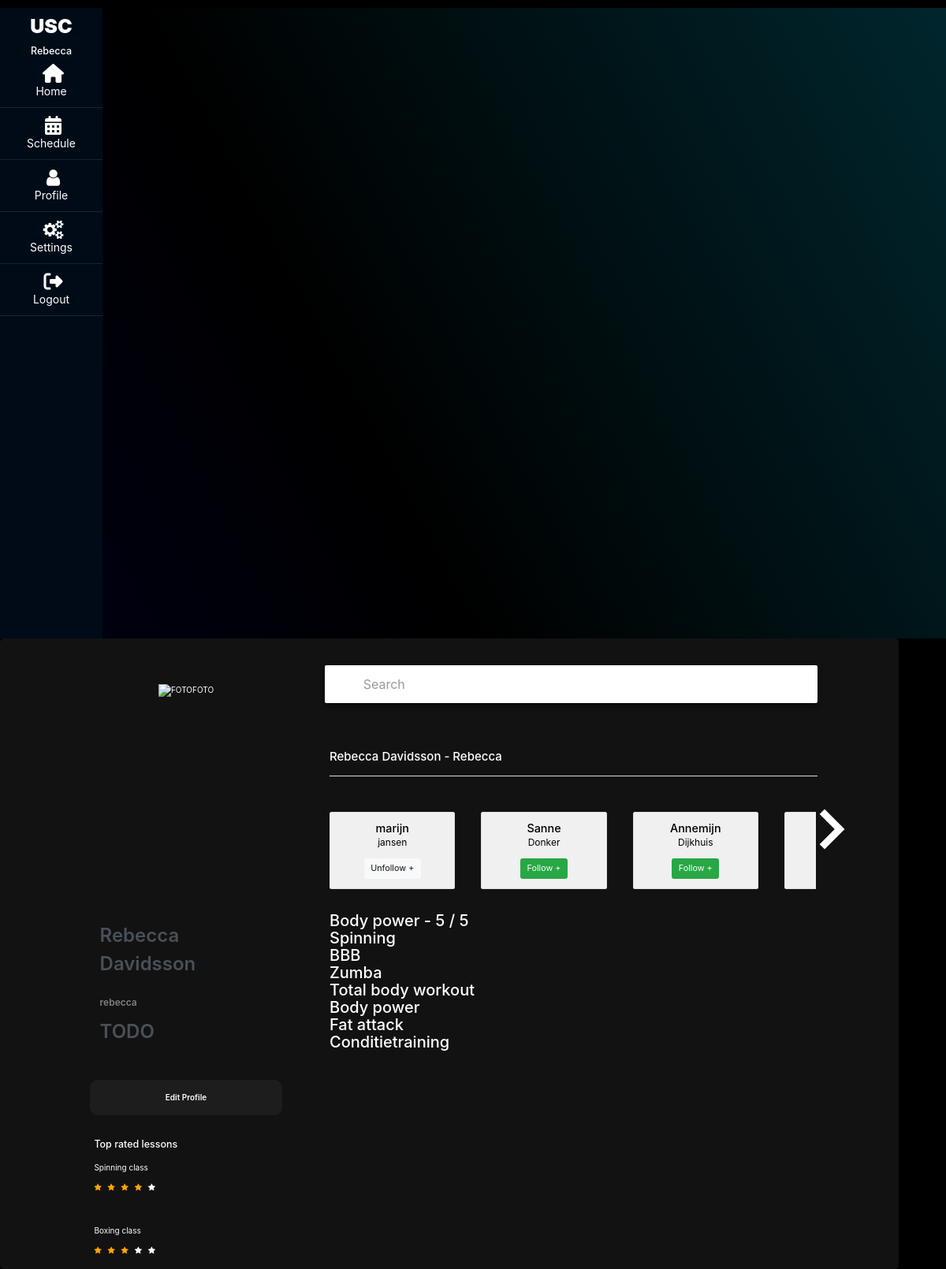
Screenshot of /profile/ (signed in) with the database file from the repository.
### converter/models.py (models this page shows)
class ScheduleItem(models.Model):
    teacher = models.CharField(max_length=64)
    name = models.CharField(max_length=64)
    start = models.CharField(max_length=64)
    end = models.CharField(max_length=64)
    participants = models.ManyToManyField(Profile, related_name="participants")
    rating = models.ManyToManyField(Rating, related_name="ratings")
    locations = [
        ("universum", "Universum"),
        ("asc", "ASC"),
        ("amstel", "Amstelcampus"),
        ("crea", "CREA"),
        ("clubwest", "ClubWest"),
    ]
    location = models.CharField(
        max_length=64,
        choices=locations,
        default="universum",
    )
    def __str__(self):
        return self.name

class Rating(models.Model):
    user = models.ForeignKey(User, on_delete=models.CASCADE)
    rating = IntegerField(
        default=3,
        validators=[
            MaxValueValidator(5),
            MinValueValidator(0)
        ])
    comment = models.CharField(max_length=300)
    event_id = models.IntegerField(default=0)

### converter/views.py (the view)
# urls.py: path('profile/', views.personal_view, name='profile'),
def personal_view(request):
    profile = Profile.objects.get(user=request.user)
    following = profile.following.all()
    to_exclude = [request.user.username]
    usernames = [person['username'] for person in following.values('username')]
    to_exclude += usernames
    all_users = User.objects.all()
    to_follow = User.objects.exclude(username__in=to_exclude)
    events_user = ScheduleItem.objects.filter(participants=profile).all()
    context = {
        "username": request.user,
        "firstname": request.user.first_name,
        "lastname": request.user.last_name,
        "users": to_follow,
        "following": following,
        "events_user": events_user
    }
    return render(request, 'personal.html', context)

### converter/templates/personal.html (shortened to what this page needs)
{% extends "base.html" %}
{% block nav %}{% include 'navigation.html' %}{% endblock nav %}
{% block body %}
<div class="space"></div>
<div class="container emp-profile">
    <form method="post" action="{% url 'settings' %}">
        <div class="row">
            <div class="col-md-4">
                <div class="profile-img">
                    <img src="https://usc.uva.nl/wp-content/themes/usc/img/logo-usc.png" alt="FOTOFOTO"/>
                </div>
            </div>
            <div class="col-md-8">
              <div class="search-bar">
                <input type="text" name="search" value="" autocomplete="off" id="myinput" onkeyup="searchFunction()" onkeydown="release()" placeholder="Search">
              </div>
                <div class="profile-head">
                  <h4>{{ firstname }} {{ lastname }} - {{ username }}</h4>
                    <ul class="nav nav-tabs" id="myTab" role="tablist" style="width:97%;">
                      <br>
                    </ul>
                    <div class="friendsview">
                      <div class="row" id="friendsrow">
                        <div class="arrows">
                          <a class="arrow right" id="scrollfriends"></a>
                        </div>
                        {% for person in following %}
                        <div class="col-sm">
                          <div class="card">
                            <div class="cardbackground">
                              <div class="card-body">
                                <h5 class="card-title">{{ person.first_name }}</h5>
                                <p>{{ person.last_name }}</p>
                                <a href="{% url 'unfollow' person.username %}" class="btn btn-light">Unfollow +</a>
                              </div>
                            </div>
                          </div>
                        </div>
                        {% endfor %}
                        {% for person in users %}
                        <div class="col-sm">
                          <div class="card">
                            <div class="cardbackground">
                              <div class="card-body">
                                <h5 class="card-title">{{ person.first_name }}</h5>
                                <p>{{ person.last_name }}</p>
                                <a href="{% url 'follow' person.username %}" class="btn btn-success">Follow +</a>
                              </div>
                            </div>
                          </div>
                        </div>
                        {% endfor %}
                      </div>
                    </div>
                    <div class="space"></div>
                </div>
            </div>
        </div>
        <div class="row">
            <div class="col-md-4">
              <br>
                <div class="profile-work">
                    <a href=""> {{ firstname }} {{ lastname }}</a><br/>
                    <p>{{ username }}</p>
                    <a href="">TODO</a><br/>
                </div>
                <input type="submit" class="profile-edit-btn" name="btnAddMore" value="Edit Profile"/>
                <br>
                <div class="toprated">
                  <h5>Top rated lessons</h5>
                  <br>
                  <p>Spinning class</p>
                  <span class="fa fa-star checked"></span>
                  <span class="fa fa-star checked"></span>
                  <span class="fa fa-star checked"></span>
                  <span class="fa fa-star checked"></span>
                  <span class="fa fa-star"></span>
                  <div class="space"></div><br>
                  <p>Boxing class</p>
                  <span class="fa fa-star checked"></span>
                  <span class="fa fa-star checked"></span>
                  <span class="fa fa-star checked"></span>
                  <span class="fa fa-star"></span>
                  <span class="fa fa-star"></span>
                </div>
            </div>
            <div class="col-md-8">
              {% for events in events_user %}
                {% if events.rating.all %}
                <h2>{{ events }} - {{ events.rating.first.rating }} / 5</h2>
                {% else %}
                <h2>{{ events }}</h2>
                {% endif %}
              {% endfor %}
            </div>
        </div>
    </form>
</div>
{% endblock %}

### converter/templates/navigation.html
<nav id="sidebar" class="active" style="height: 100%;">
  <h1><a href="{% url 'mainpage' %}" class="logo">USC</a></h1>
  <h5 style="color:white; text-transform: capitalize;">{{ user.first_name }}</h5>
  <ul class="list-unstyled components mb-5">
    <li class="active">
      <a href="{% url 'mainpage' %}"><span class="fas fa-home"></span> Home </a>
    </li>
    <li class="active">
      <a href="{% url 'schedule' %}"><span class="fas fa-calendar-alt"></span> Schedule </a>
    </li>
    <li>
        <a href="{% url 'profile' %}"><span class="fa fa-user"></span> Profile</a>
    </li>
    <li>
      <a href="{% url 'settings' %}"><span class="fa fa-cogs"></span> Settings</a>
    </li>
    <li>
      <a href="{% url 'logout' %}"><span class="fas fa-sign-out-alt"></span> Logout</a>
    </li>
  </ul>
</nav>

### converter/static/css/main.css (style rules this page uses)
h1,h2,h3,h4,h5,h6 { margin: 0px; }
input { outline: none; border: none; }

### converter/static/css/style.css (style rules this page uses)
html { height: 100%; background: black }
body { background-color: black; height: 100%; margin: 0; background-repeat: no-repeat; background-attachment: fixed; -webkit-background-size: cover; -moz-background-size: cover; -o-background-size: cover; background-size: cover; background-color: #000023; background-image: linear-gradient(62deg, #000023 0%, #000000 50%, #00262d 100%); }

### converter/static/css/navbar.css (style rules this page uses)
#sidebar { float: left; min-width: 310px; max-width: 310px; background: #000B18; color: #000B18; -webkit-transition: all 0.3s; -o-transition: all 0.3s; transition: all 0.3s; }
#sidebar.active { min-width: 130px; max-width: 130px; text-align: center; }
#sidebar.active ul.components li { font-size: 14px; }
#sidebar.active ul.components li a { padding: 10px 0; }
#sidebar.active ul.components li a span { margin-right: 0; display: block; font-size: 24px; }
#sidebar.active .logo { padding: 10px 0; }
#sidebar .logo { display: block; color: #fff; font-weight: 900; padding: 10px 30px; -webkit-transition: 0.3s; -o-transition: 0.3s; transition: 0.3s; }
#sidebar ul.components { padding: 0; -webkit-transition: 0.3s; -o-transition: 0.3s; transition: 0.3s; }
#sidebar ul li { font-size: 16px; }
#sidebar ul li a { padding: 10px 30px; display: block; color: white; border-bottom: 1px solid rgba(255, 255, 255, 0.1); }
#sidebar ul li a span { margin-right: 15px; }
#sidebar ul li.active > a { background: transparent; color: #fff; }
.list-unstyled { padding-left: 0; list-style: none; }

### converter/static/css/profile.css (style rules this page uses)
.space { height: 25px; }
.emp-profile { padding: 7%; margin-right: 6%; border-radius: 0.5rem; background: rgba(61, 61, 61, 0.3); color: white; overflow-y: scroll; max-height: 800px; }
.profile-img { text-align: center; }
.profile-img img { margin-top: -17%; width: 70%; height: 100%; }
.profile-head h4 { color: white; text-transform: capitalize; }
.profile-edit-btn { background-color: rgb(41, 41, 41, 0.5); border: none; border-radius: 1.0rem; width: 80%; padding: 5%; font-weight: 600; color: white; cursor: pointer; margin-left: 10%; }
.profile-head .nav-tabs { margin-bottom:5%; }
.profile-work { padding: 14%; margin-top: -15%; }
.profile-work p { font-size: 12px; color: #818182; font-weight: 600; margin-top: 10%; }
.profile-work a { text-decoration: none; text-transform: capitalize; color: #495057; font-weight: 600; font-size: 24px; }
.search-bar { bottom: 50px; position: relative; margin: 0 0 10px auto; width: 100%; right: 3%; max-width: 98%; height: 48px; background: #fff; border-radius: 2px; box-shadow: 0 2px 6px rgba(0, 0, 0, 0.5); }
.search-bar input { position: absolute; left: 50%; transform: translateX(-50%); width: 250px; height: 40px; left: 172px; margin: 4px 0; border: 0; border-radius: 0; outline: 0; box-sizing: border-box; font-size: 16px; font-weight: 400; }
.toprated { height: 100px; margin-left: 10%; }
.toprated h5 { margin-left: 5px; margin-top: 30px; }
.toprated p, span { margin-left: 5px; }
.friendsview { color: black; }
#friendsrow { overflow-x: auto; white-space: nowrap; display: inline-block; float: none; max-width: 99%; }
#friendsrow .col-sm { display: inline-block; width: 30%; }
#friendsrow .btn { font-size: 0.9vw; margin-left: 0; }
#friendsrow .card-title { font-size: 1.2vw; margin: 0; }
#friendsrow .card { width: 100%; }
#friendsrow p { font-size: 1vw; margin: 1px; }
.arrows { color: white; position: absolute; right: 1%; bottom: 40%; }
.cardbackground { background-color: #f0f0f0; border: none; text-align: center; }
.arrow { position: absolute; top: 50%; width: 3vmin; height: 3vmin; background: transparent; border-top: 0.8vmin solid white; border-right: 0.8vmin solid white; box-shadow: 0 0 0 lightgray; transition: all 300ms ease; }
.arrow.right { right: 0; transform: translate3d(0, -50%, 0) rotate(45deg); }
.arrow:before { content: ''; position: absolute; top: 50%; left: 50%; transform: translate(-40%, -60%) rotate(45deg); width: 200%; height: 200%; }

### converter/static/css/mainpage.css (style rules this page uses)
.checked { color: orange; }

### converter/static/packages/daygrid/main.css (style rules this page uses)
body { background-color: black; }

### rows the page displays
ScheduleItem: name "Body power", rating.first.rating "5"
ScheduleItem: name "Spinning"
ScheduleItem: name "BBB"
ScheduleItem: name "Zumba"
ScheduleItem: name "Total body workout"
ScheduleItem: name "Body power"
ScheduleItem: name "Fat attack"
ScheduleItem: name "Conditietraining"

### other values shown
{{ user.first_name }} "Rebecca"
{{ firstname }} "Rebecca"
{{ lastname }} "Davidsson"
{{ username }} "Rebecca"
{{ person.first_name }} "marijn"
{{ person.last_name }} "jansen"
{{ person.first_name }} "Sanne"
{{ person.last_name }} "Donker"
{{ person.first_name }} "Annemijn"
{{ person.last_name }} "Dijkhuis"
{{ username }} "rebecca"
